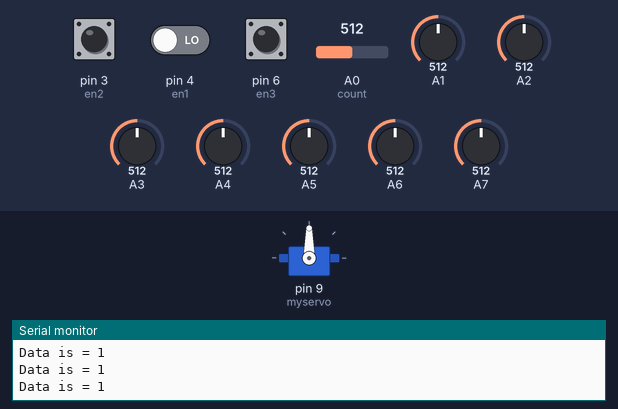
A sketch run on a simulated Arduino Uno, built with avr-gcc and run on an emulated ATmega328P. Parts: servo, the last lines printed to the serial monitor. The test bench sets the inputs (shaded band); at power-on: A0 (count) = 512, A6 = 512, A4 = 512, A2 = 512, A7 = 512, pin 3 (en2) HIGH, pin 4 (en1) LOW, pin 6 (en3) HIGH, A1 = 512, A3 = 512, A5 = 512.

Above: at 1.8 s.
1.9 s: A0 (count) set to 533
At 3.1 s:
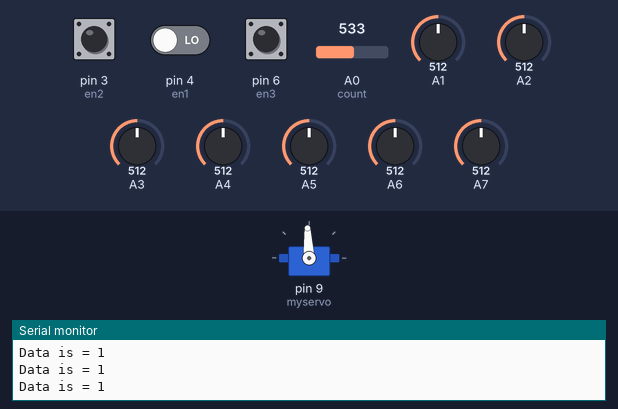
13.3 s: A6 set to 716
At 14.8 s:
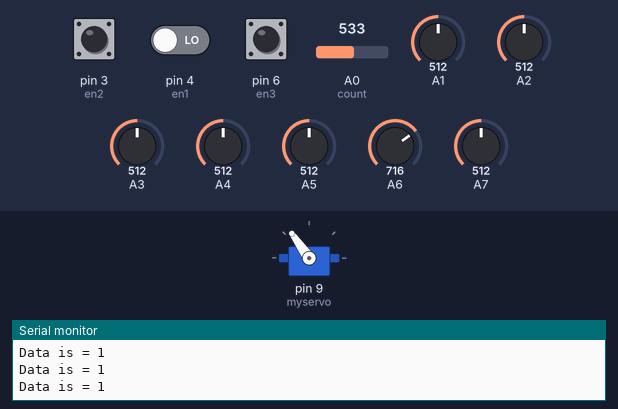
25.7 s: A4 set to 306
At 26.1 s:
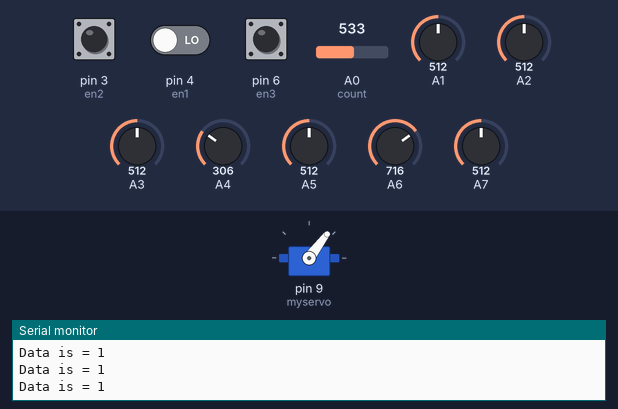
38.1 s: A2 set to 992
At 41.6 s:
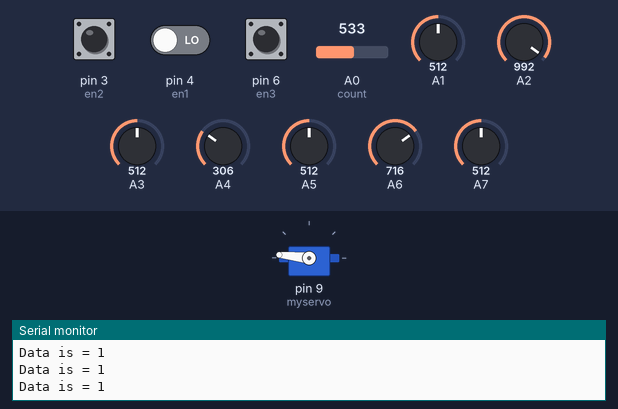
50.5 s: A7 set to 30
62.9 s: A7 set to 306
Timing chart, 0 to 67.4 s (numbered marks = the images above; inputs shaded):
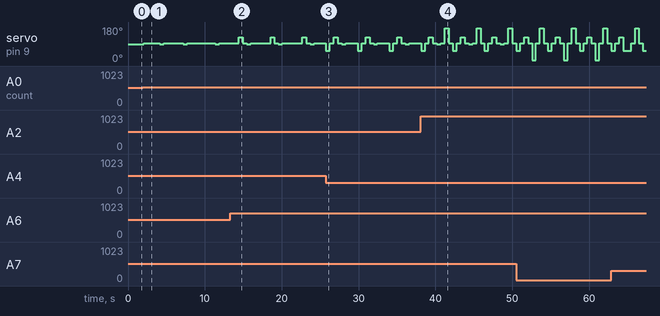

The sketch:

rotary_encoder.ino
```cpp
#include<Servo.h>
Servo myservo;
int val=0;
int en1=4;
int en2=3;
int en3=6;
int count=0;
int cn=0;
void setup() {
  // put your setup code here, to run once:
  pinMode(en1,INPUT);
  pinMode(en2,INPUT);
  pinMode(en3,INPUT_PULLUP);
  myservo.attach(9);
  Serial.begin(9600);

}

void loop() {
  // put your main code here, to run repeatedly:
  int m=digitalRead(en1);
  int n=digitalRead(en2);
  int o=digitalRead(en3);
  /*Serial.print("Clk is = ");
  Serial.println(m)*/;
  Serial.print("Data is = ");
  Serial.println(n);
  /*Serial.print("Switch is = ");
  Serial.println(o);*/
  delay(500);
  if((n==0)||(n==1))
  {
    count++;
  }
  cn=analogRead(count);
  val = analogRead(cn);            // reads the value of the potentiometer (value between 0 and 1023)
  val = map(val, 0, 1023, 0, 180);     // scale it to use it with the servo (value between 0 and 180)
  myservo.write(val);                  // sets the servo position according to the scaled value
  delay(15);


}
```

Measured:
- after the input at 1.9 s, servo on pin 9 (myservo): goes 93° 2.1 s, 90° 0.52 s, 93° 2.6 s, 90° 0.52 s, 93° 3.6 s, 90° 0.52 s, then 93°, starting after 0.15 s
